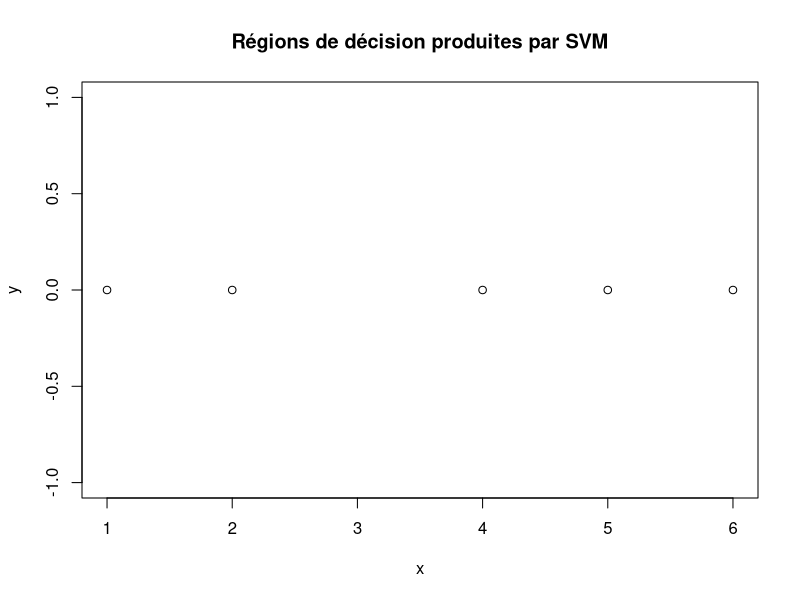

R code for this plot:
library(e1071)

x <- c(1, 2, 6, 4, 5)
y <- factor(c(1, 1, 1, -1, -1))
df <- data.frame(x = x, class = y)
model <- svm(class ~ x, data = df, scale = F, cost = 100,
             kernel = 'polynomial', gamma = 1, coef0 = 1, degree = 2)

cat('support vectors: ', model$SV, '\n')
cat('alpha(i) * y(i): ', model$coefs, '\n')
cat('w: ', t(model$coefs) %*% as.matrix(df[model$index, 1]), '\n')
cat('w0: ', -model$rho, '\n')

pngName <- 'svmEx4.png'
png(pngName)
plot(x, rep(0, 5),
     xlab = 'x',
     ylab = 'y',
     main = 'Régions de décision produites par SVM')
dev.off()
cat(pngName, 'sauvegardee\n')
